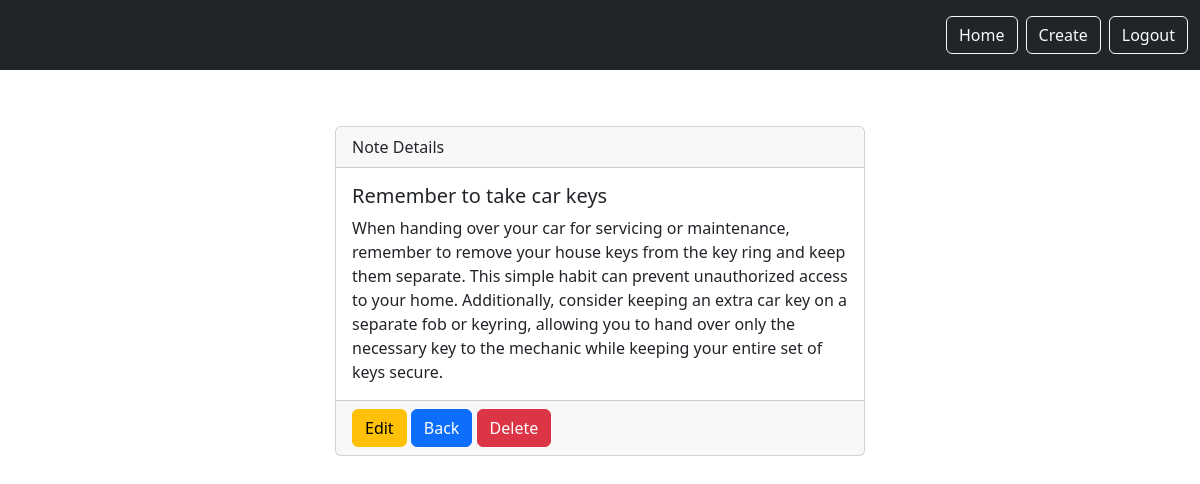
Page /smart/notes/1 (signed in) on the committed database.
### notes/models.py (models this page shows)
class Notes(models.Model):
    title=models.CharField(max_length=200)
    text=models.TextField()
    created=models.DateTimeField(auto_now_add=True)
    user=models.ForeignKey(User,on_delete=models.CASCADE,related_name='notes') #if the user want to delete its account then we will have to delete all the data associated to the user

### notes/views.py (the view)
# urls.py: path('notes/<int:pk>',views.NotesDetailView.as_view() , name='notes.detail'),
class NotesDetailView(LoginRequiredMixin,DetailView):
    model=Notes
    context_object_name="note"  #note is the object name for calling
    login_url='/login'
    def get_queryset(self):
      return self.request.user.notes.all()  #only loggedin user will have access to notes

### notes/templates/notes/notes_detail.html
{%extends 'base.html' %}
{%load static%}
{%block content%}
<div class="row justify-content-center">
    <div class="col-md-6">
        <div class="card m-2">
            <div class="card-header">
                Note Details
            </div>
            <div class="card-body">
                <h1 class="fs-5">{{note.title}}</h1>
              <p class="card-text">{{note.text}}</p>
            </div>
            <div class="card-footer">
                <a href="{%url 'notes.update' pk=note.id %}" class="btn btn-warning">Edit</a>
                <a href="{%url 'notes.list' %}" class="btn btn-primary">Back</a>
                <a href="{%url 'notes.delete' pk=note.id %}" class="btn btn-danger">Delete</a>
            </div>
</div>
</div>
</div>
{%endblock%}

### rows in the picture
Notes: title "Remember to take car keys", text "When handing over your car for servicing or maintenance, remember to remove your house keys from the key ring and keep them separate. This simple habit can prevent unauthorized access to your home. Additionally, consider keeping an extra car key on a separate fob or keyring, allowing you to hand over only the necessary key to the mechanic while keeping your entire set of keys secure."
